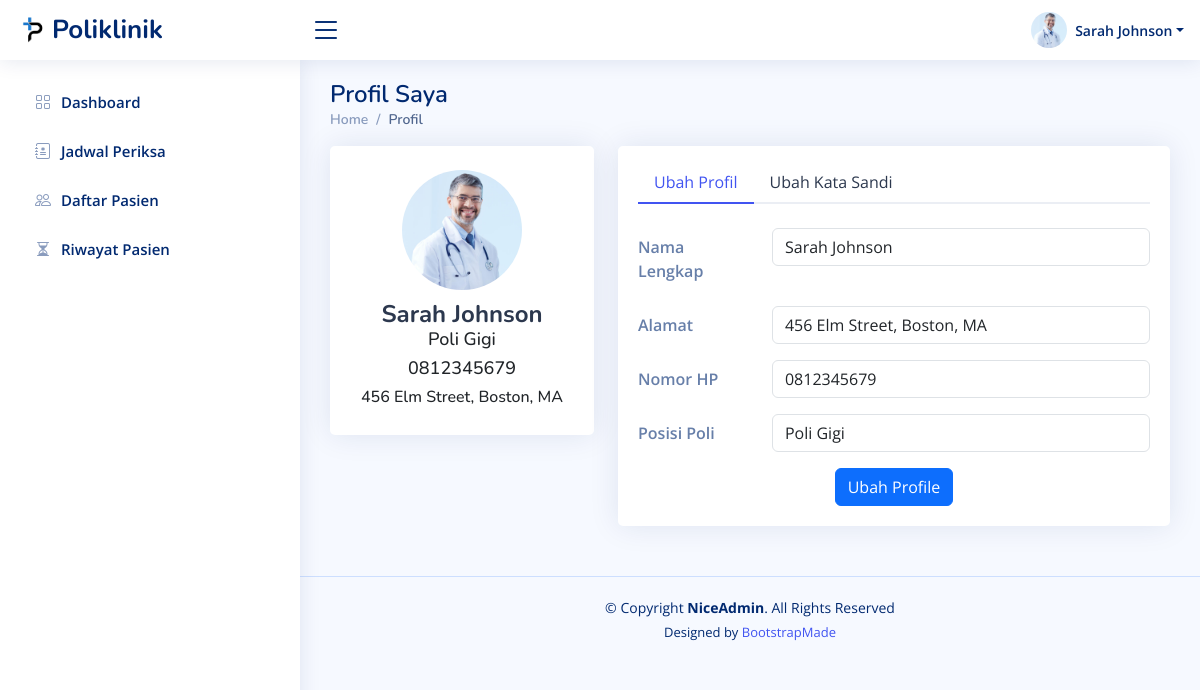
/dokter_profile.php (signed in), run on the app's committed database.
### tables this page shows
CREATE TABLE `dokter` (
  `id` int(11) NOT NULL,
  `nama` varchar(150) NOT NULL,
  `password` varchar(255) NOT NULL,
  `alamat` text DEFAULT NULL,
  `no_hp` varchar(16) NOT NULL,
  `id_poli` int(11) NOT NULL
);

CREATE TABLE `poli` (
  `id` int(11) NOT NULL,
  `nama_poli` varchar(25) NOT NULL,
  `keterangan` text DEFAULT NULL
);

### dokter_profile.php (the view, shortened to what this page needs)
<?php
require 'config/database.php';
$id_dokter = $_SESSION['id'];
$query = "SELECT * FROM dokter WHERE id = '$id_dokter'";
$result = mysqli_query($mysqli, $query);
$data = mysqli_fetch_assoc($result);
$nama = $data['nama'];
$id_poli = $data['id_poli'];
$query = "SELECT * FROM poli WHERE id = '$id_poli'";
$result = mysqli_query($mysqli, $query);
$data = mysqli_fetch_assoc($result);
$nama_poli = $data['nama_poli'];
$query = "SELECT * FROM dokter WHERE id = '$id_dokter'";
$result = mysqli_query($mysqli, $query);
$data = mysqli_fetch_assoc($result);
$alamat = $data['alamat'];
$no_hp = $data['no_hp'];
?>
<!DOCTYPE html>
<html lang="en">
<head>
  <link href="assets/vendor/bootstrap/css/bootstrap.min.css" rel="stylesheet" />
  <link href="assets/vendor/bootstrap-icons/bootstrap-icons.css" rel="stylesheet" />
  <link href="assets/vendor/boxicons/css/boxicons.min.css" rel="stylesheet" />
  <link href="assets/vendor/quill/quill.snow.css" rel="stylesheet" />
  <link href="assets/vendor/quill/quill.bubble.css" rel="stylesheet" />
  <link href="assets/vendor/remixicon/remixicon.css" rel="stylesheet" />
  <link href="assets/vendor/simple-datatables/style.css" rel="stylesheet" />
  <link href="assets/css/style.css" rel="stylesheet" />
</head>
<body>
  <header id="header" class="header fixed-top d-flex align-items-center">
    <div class="d-flex align-items-center justify-content-between">
      <a href="index.php" class="logo d-flex align-items-center">
        <img src="assets/img/logo.png" alt="" />
        <span class="d-none d-lg-block">Poliklinik</span>
      </a>
      <i class="bi bi-list toggle-sidebar-btn"></i>
    </div>
    <nav class="header-nav ms-auto">
      <ul class="d-flex align-items-center">
        <li class="nav-item dropdown pe-3">
          <a class="nav-link nav-profile d-flex align-items-center pe-0" href="#" data-bs-toggle="dropdown">
            <img src="assets/img/doctor.jpg" alt="Profile" class="rounded-circle" />
            <span class="d-none d-md-block dropdown-toggle ps-2"><?php echo $nama ?></span> </a>
        </li>
      </ul>
    </nav>
  </header>
  <aside id="sidebar" class="sidebar">
    <ul class="sidebar-nav" id="sidebar-nav">
      <li class="nav-item">
        <a class="nav-link collapsed" href="index.php">
          <i class="bi bi-grid"></i>
          <span>Dashboard</span>
        </a>
      </li>
      <li class="nav-item">
        <a class="nav-link collapsed" href="dokter_jadwal.php">
          <i class="bi bi-journal-medical"></i>
          <span>Jadwal Periksa</span>
        </a>
      </li>
      <li class="nav-item">
        <a class="nav-link collapsed" href="dokter_pasien.php">
          <i class="bi bi-people"></i>
          <span>Daftar Pasien</span>
        </a>
      </li>
      <li class="nav-item">
        <a class="nav-link collapsed" href="dokter_riwayat.php">
          <i class="bi bi-hourglass-split"></i>
          <span>Riwayat Pasien</span>
        </a>
      </li>
    </ul>
  </aside>
  <main id="main" class="main">
    <div class="pagetitle">
      <h1>Profil Saya</h1>
      <nav>
        <ol class="breadcrumb">
          <li class="breadcrumb-item"><a href="index.php">Home</a></li>
          <li class="breadcrumb-item active">Profil</li>
        </ol>
      </nav>
    </div>
    <section class="section profile">
      <div class="row">
        <div class="col-xl-4">
          <div class="card">
            <div class="card-body profile-card pt-4 d-flex flex-column align-items-center">
              <img src="assets/img/doctor.jpg" alt="Profile" class="rounded-circle" />
              <h2><?= $nama ?></h2>
              <h3><?= $nama_poli ?></h3>
              <h3><?= $no_hp ?></h3>
              <h6><?= $alamat ?></h6>
            </div>
          </div>
        </div>
        <div class="col-xl-8">
          <div class="card">
            <div class="card-body pt-3">
              <ul class="nav nav-tabs nav-tabs-bordered">
                <li class="nav-item">
                  <button class="nav-link active" data-bs-toggle="tab" data-bs-target="#profile-edit">
                    Ubah Profil
                  </button>
                </li>
                <li class="nav-item">
                  <button class="nav-link" data-bs-toggle="tab" data-bs-target="#profile-change-password">
                    Ubah Kata Sandi
                  </button>
                </li>
              </ul>
              <div class="tab-content pt-2">
                <div class="tab-pane show active fade profile-edit pt-3" id="profile-edit">
                  <form action="src/profile/update.php" method="post">
                    <div class="row mb-3">
                      <label for="inputNama" class="col-md-4 col-lg-3 col-form-label">Nama Lengkap</label>
                      <div class="col-md-8 col-lg-9">
                        <input name="nama" type="text" class="form-control" id="inputNama" value="<?= $nama ?>" />
                      </div>
                    </div>
                    <div class="row mb-3">
                      <label for="inputAlamat" class="col-md-4 col-lg-3 col-form-label">Alamat</label>
                      <div class="col-md-8 col-lg-9">
                        <input name="alamat" type="text" class="form-control" id="inputAlamat" value="<?= $alamat ?>" />
                      </div>
                    </div>
                    <div class="row mb-3">
                      <label for="inputNoHp" class="col-md-4 col-lg-3 col-form-label">Nomor HP</label>
                      <div class="col-md-8 col-lg-9">
                        <input name="no_hp" type="text" class="form-control" id="inputNoHp" value="<?= $no_hp ?>" />
                      </div>
                    </div>
                    <div class="row mb-3">
                      <label for="selectPoli" class="col-md-4 col-lg-3 col-form-label">Posisi Poli</label>
                      <div class="col-md-8 col-lg-9">
                        <input type="text" class="form-control" value="<?= $nama_poli ?>" name="poli" id="selectPoli"
                          readonly />
                      </div>
                    </div>
                    <div class="text-center">
                      <button type="submit" class="btn btn-primary">
                        Ubah Profile
                      </button>
                    </div>
                  </form>
                </div>
              </div>
            </div>
          </div>
        </div>
      </div>
    </section>
  </main>
  <footer id="footer" class="footer">
    <div class="copyright">
      &copy; Copyright <strong><span>NiceAdmin</span></strong>. All Rights Reserved
    </div>
    <div class="credits">
      Designed by <a href="https://bootstrapmade.com/">BootstrapMade</a>
    </div>
  </footer>
</body>
</html>

### assets/css/style.css (style rules this page uses)
:root { scroll-behavior: smooth; }
body { font-family: "Open Sans", sans-serif; background: #f6f9ff; color: #444444; }
a { color: #4154f1; text-decoration: none; }
h1, h2, h3, h4, h5, h6 { font-family: "Nunito", sans-serif; }
#main { margin-top: 60px; padding: 20px 30px; transition: all 0.3s; }
.pagetitle { margin-bottom: 10px; }
.pagetitle h1 { font-size: 24px; margin-bottom: 0; font-weight: 600; color: #012970; }
.card { margin-bottom: 30px; border: none; border-radius: 5px; box-shadow: 0px 0 30px rgba(1, 41, 112, 0.1); }
.card-body { padding: 0 20px 20px 20px; }
.breadcrumb { font-size: 14px; font-family: "Nunito", sans-serif; color: #899bbd; font-weight: 600; }
.breadcrumb a { color: #899bbd; transition: 0.3s; }
.breadcrumb .breadcrumb-item::before { color: #899bbd; }
.breadcrumb .active { color: #51678f; font-weight: 600; }
.nav-tabs-bordered { border-bottom: 2px solid #ebeef4; }
.nav-tabs-bordered .nav-link { margin-bottom: -2px; border: none; color: #2c384e; }
.nav-tabs-bordered .nav-link.active { background-color: #fff; color: #4154f1; border-bottom: 2px solid #4154f1; }
.logo { line-height: 1; }
@media (min-width: 1200px) { .logo { width: 280px; } }
.logo img { max-height: 26px; margin-right: 6px; }
.logo span { font-size: 26px; font-weight: 700; color: #012970; font-family: "Nunito", sans-serif; }
.header { transition: all 0.5s; z-index: 997; height: 60px; box-shadow: 0px 2px 20px rgba(1, 41, 112, 0.1); background-color: #fff; padding-left: 20px; }
.header .toggle-sidebar-btn { font-size: 32px; padding-left: 10px; cursor: pointer; color: #012970; }
.header-nav ul { list-style: none; }
.header-nav > ul { margin: 0; padding: 0; }
.header-nav .nav-profile { color: #012970; }
.header-nav .nav-profile img { max-height: 36px; }
.header-nav .nav-profile span { font-size: 14px; font-weight: 600; }
.sidebar { position: fixed; top: 60px; left: 0; bottom: 0; width: 300px; z-index: 996; transition: all 0.3s; padding: 20px; overflow-y: auto; scrollbar-width: thin; scrollbar-color: #aab7cf transparent; box-shadow: 0px 0px 20px rgba(1, 41, 112, 0.1); background-color: #fff; }
@media (min-width: 1200px) { #main, #footer { margin-left: 300px; } }
.sidebar-nav { padding: 0; margin: 0; list-style: none; }
.sidebar-nav li { padding: 0; margin: 0; list-style: none; }
.sidebar-nav .nav-item { margin-bottom: 5px; }
.sidebar-nav .nav-link { display: flex; align-items: center; font-size: 15px; font-weight: 600; color: #4154f1; transition: 0.3; background: #f6f9ff; padding: 10px 15px; border-radius: 4px; }
.sidebar-nav .nav-link i { font-size: 16px; margin-right: 10px; color: #4154f1; }
.sidebar-nav .nav-link.collapsed { color: #012970; background: #fff; }
.sidebar-nav .nav-link.collapsed i { color: #899bbd; }
.profile .profile-card img { max-width: 120px; }
.profile .profile-card h2 { font-size: 24px; font-weight: 700; color: #2c384e; margin: 10px 0 0 0; }
.profile .profile-card h3 { font-size: 18px; }
.profile .profile-edit label { font-weight: 600; color: rgba(1, 41, 112, 0.6); }
.footer { padding: 20px 0; font-size: 14px; transition: all 0.3s; border-top: 1px solid #cddfff; }
.footer .copyright { text-align: center; color: #012970; }
.footer .credits { padding-top: 5px; text-align: center; font-size: 13px; color: #012970; }

### data on the page
dokter: nama "Sarah Johnson", no_hp "0812345679", alamat "456 Elm Street, Boston, MA"
poli: nama_poli "Poli Gigi", poli "Poli Gigi"
